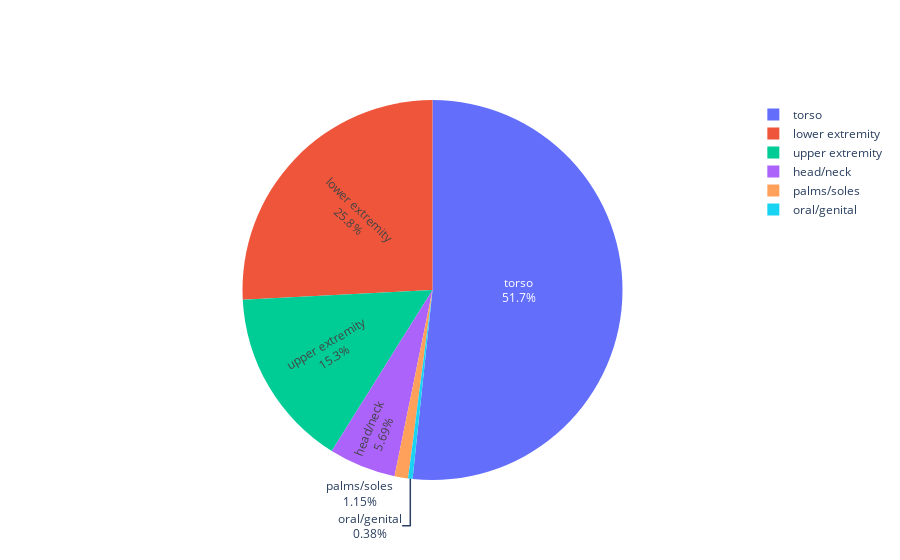

Notebook cell for this chart:
### Code cell
labels=train['anatom_site_general_challenge'].value_counts().index
values=train['anatom_site_general_challenge'].value_counts().values
fig = go.Figure(data=[go.Pie(labels=labels, values=values, textinfo='label+percent',
                             insidetextorientation='radial'
                            )])
fig.show()
plt.show()

### Figure 1 — Plotly figure (JSON) as saved in the notebook; plotly's stock layout.template omitted (floating-point values rounded to 4 significant figures)
{"data": [{"insidetextorientation": "radial", "labels": ["torso", "lower extremity", "upper extremity", "head/neck", "palms/soles", "oral/genital"], "textinfo": "label+percent", "type": "pie", "values": [16845, 8417, 4983, 1855, 375, 124]}], "layout": {}}
